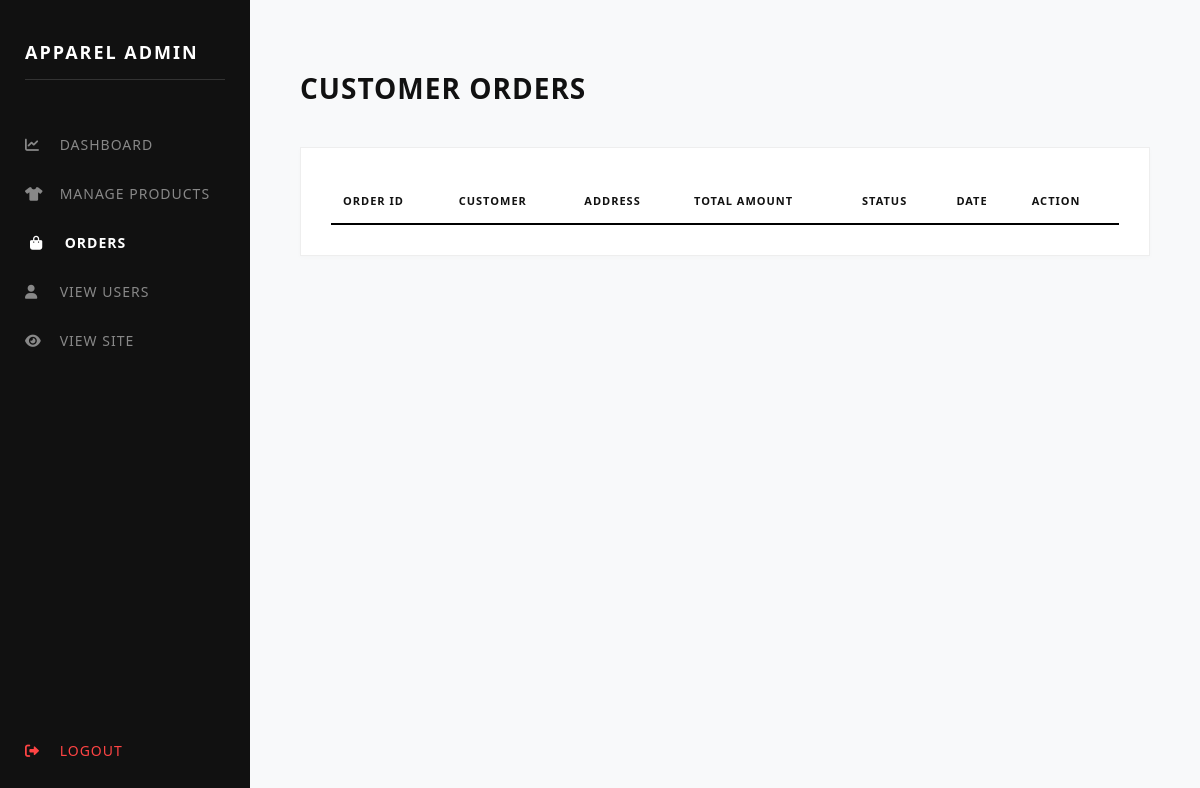
The app's page /admin/orders.php, older data.
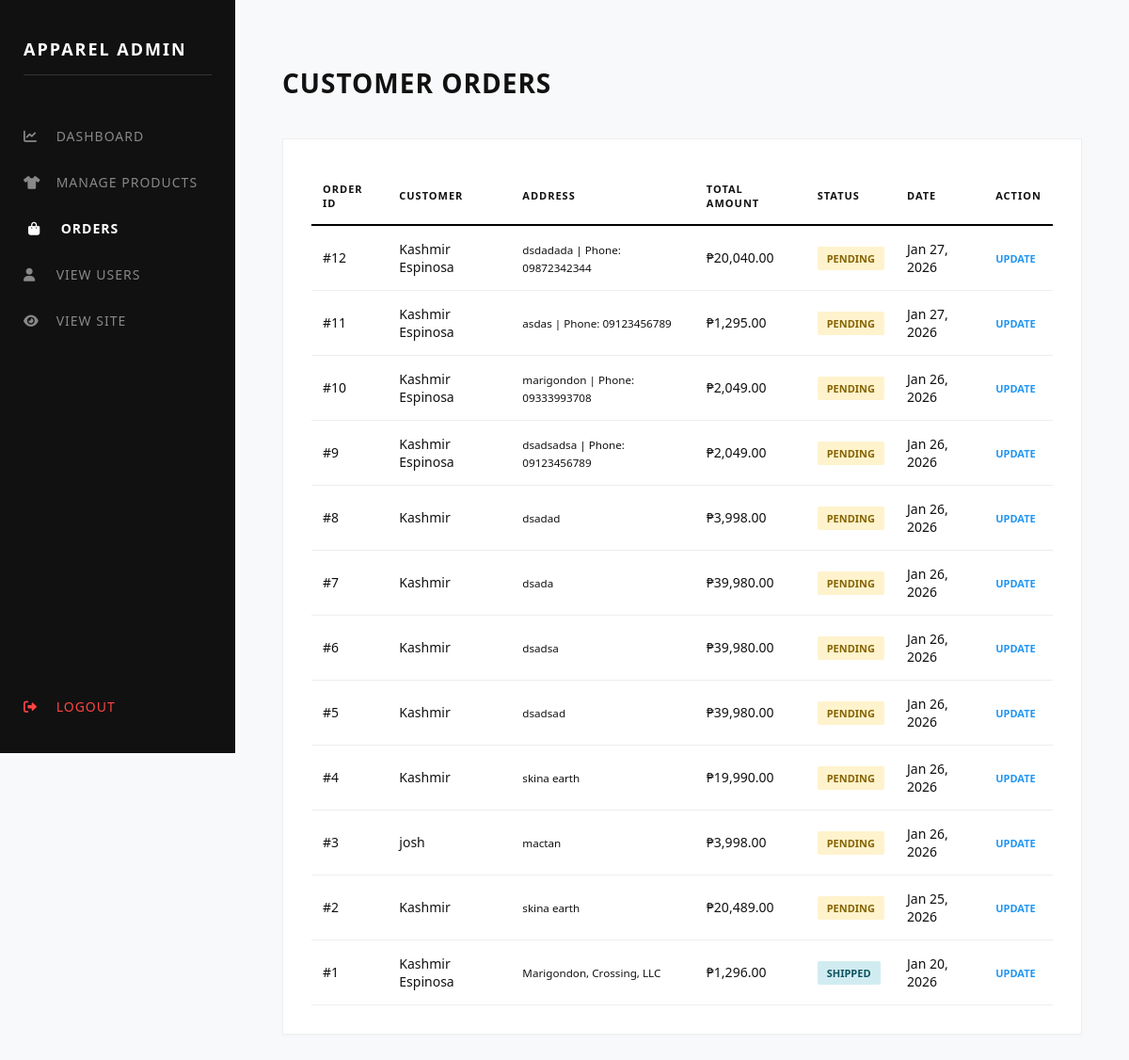
The same page, newer data.
### tables this page shows
CREATE TABLE `orders` (
  `id` int(11) NOT NULL,
  `user_id` int(11) NOT NULL,
  `full_name` varchar(255) NOT NULL,
  `address` text NOT NULL,
  `total_amount` decimal(10,2) NOT NULL,
  `payment_method` varchar(50) NOT NULL,
  `status` varchar(50) DEFAULT 'Pending',
  `created_at` timestamp NOT NULL DEFAULT current_timestamp()
);

### admin/orders.php (the view, shortened to what this page needs)
<?php
include "../config/database.php";
$orders = mysqli_query($conn, "SELECT * FROM orders ORDER BY created_at DESC");
?>
<!DOCTYPE html>
<html lang="en">
<head>
    <link rel="stylesheet" href="https://cdnjs.cloudflare.com/ajax/libs/font-awesome/6.0.0/css/all.min.css">
</head>
<body>
    <div class="sidebar">
        <h2>APPAREL ADMIN</h2>
        <a href="dashboard.php"><i class="fas fa-chart-line"></i> Dashboard</a>
        <a href="products.php"><i class="fas fa-tshirt"></i> Manage Products</a>
        <a href="orders.php" class="active-link"><i class="fas fa-shopping-bag"></i> Orders</a>
        <a href="users.php"><i class="fas fa-user"></i> View Users</a>
        <a href="../index.php"><i class="fas fa-eye"></i> View Site</a>
        <a href="logout.php" class="logout-link"><i class="fas fa-sign-out-alt"></i> Logout</a>
    </div>
    <div class="main-content">
        <header>
            <h1>Customer Orders</h1>
        </header>
        <div class="inventory-card">
            <table>
                <thead>
                    <tr>
                        <th>Order ID</th>
                        <th>Customer</th>
                        <th>Address</th>
                        <th>Total Amount</th>
                        <th>Status</th>
                        <th>Date</th>
                        <th>Action</th>
                    </tr>
                </thead>
                <tbody>
                    <?php while($row = mysqli_fetch_assoc($orders)): ?>
                    <tr>
                        <td>#<?php echo $row['id']; ?></td>
                        <td><?php echo $row['full_name']; ?></td>
                        <td><small><?php echo $row['address']; ?></small></td>
                        <td>₱<?php echo number_format($row['total_amount'], 2); ?></td>
                        <td>
                            <span class="status-badge <?php echo strtolower($row['status']); ?>">
                                <?php echo $row['status']; ?>
                            </span>
                        </td>
                        <td><?php echo date('M d, Y', strtotime($row['created_at'])); ?></td>
                        <td>
                            <a href="javascript:void(0)"
                               onclick="openOrderModal(<?php echo $row['id']; ?>, '<?php echo $row['status']; ?>')"
                               style="color: #2196F3; text-decoration: none; font-weight: bold; font-size: 11px; text-transform: uppercase;">
                               Update
                            </a>
                        </td>
                    </tr>
                    <?php endwhile; ?>
                </tbody>
            </table>
        </div>
    </div>
</body>
</html>

### admin/orders.php (style rules this page uses)
body { margin: 0; display: flex; background-color: #f8f9fa; font-family: 'Segoe UI', sans-serif; color: #111; }
.sidebar { width: 250px; height: 100vh; background: #111; color: #fff; padding: 25px; position: fixed; left: 0; top: 0; box-sizing: border-box; display: flex; flex-direction: column; z-index: 1000; }
.sidebar h2 { font-size: 18px; letter-spacing: 2px; margin-bottom: 40px; text-transform: uppercase; border-bottom: 1px solid #333; padding-bottom: 15px; }
.sidebar a { display: block; color: #888; text-decoration: none; padding: 15px 0; transition: 0.3s; font-size: 14px; text-transform: uppercase; letter-spacing: 1px; }
.sidebar a i { margin-right: 10px; width: 20px; }
.sidebar a:hover, .active-link { color: #fff !important; transform: translateX(5px); }
.active-link { font-weight: bold; }
.logout-link { margin-top: auto; color: #ff4444 !important; padding-bottom: 20px; }
.main-content { margin-left: 250px; padding: 50px; width: calc(100% - 250px); box-sizing: border-box; }
header h1 { font-size: 28px; text-transform: uppercase; letter-spacing: 1px; margin-bottom: 40px; }
.inventory-card { background: #fff; padding: 30px; border: 1px solid #eee; box-shadow: 0 2px 5px rgba(0,0,0,0.02); }
table { width: 100%; border-collapse: collapse; }
th { text-align: left; padding: 15px 12px; border-bottom: 2px solid #000; text-transform: uppercase; font-size: 11px; letter-spacing: 1px; }
td { padding: 15px 12px; border-bottom: 1px solid #eee; font-size: 14px; }
.status-badge { padding: 5px 10px; font-size: 11px; font-weight: bold; text-transform: uppercase; border-radius: 2px; }
.pending { background: #fff3cd; color: #856404; }
.shipped { background: #d1ecf1; color: #0c5460; }

Row changes from the older to the newer data that the page shows:
added orders: id "12", full_name "Kashmir Espinosa", address "dsdadada | Phone: 09872342344", total_amount "20,040.00", status "PENDING", created_at "Jan 27, 2026"
added orders: id "11", full_name "Kashmir Espinosa", address "asdas | Phone: 09123456789", total_amount "1,295.00", status "PENDING", created_at "Jan 27, 2026"
added orders: id "10", full_name "Kashmir Espinosa", address "marigondon | Phone: 09333993708", total_amount "2,049.00", status "PENDING", created_at "Jan 26, 2026"
added orders: id "9", full_name "Kashmir Espinosa", address "dsadsadsa | Phone: 09123456789", total_amount "2,049.00", status "PENDING", created_at "Jan 26, 2026"
added orders: id "8", full_name "Kashmir", address "dsadad", total_amount "3,998.00", status "PENDING", created_at "Jan 26, 2026"
added orders: id "7", full_name "Kashmir", address "dsada", total_amount "39,980.00", status "PENDING", created_at "Jan 26, 2026"
added orders: id "6", full_name "Kashmir", address "dsadsa", total_amount "39,980.00", status "PENDING", created_at "Jan 26, 2026"
added orders: id "5", full_name "Kashmir", address "dsadsad", total_amount "39,980.00", status "PENDING", created_at "Jan 26, 2026"
added orders: id "4", full_name "Kashmir", address "skina earth", total_amount "19,990.00", status "PENDING", created_at "Jan 26, 2026"
added orders: id "3", full_name "josh", address "mactan", total_amount "3,998.00", status "PENDING", created_at "Jan 26, 2026"
added orders: id "2", full_name "Kashmir", address "skina earth", total_amount "20,489.00", status "PENDING", created_at "Jan 25, 2026"
added orders: id "1", full_name "Kashmir Espinosa", address "Marigondon, Crossing, LLC", total_amount "1,296.00", status "SHIPPED", created_at "Jan 20, 2026"
